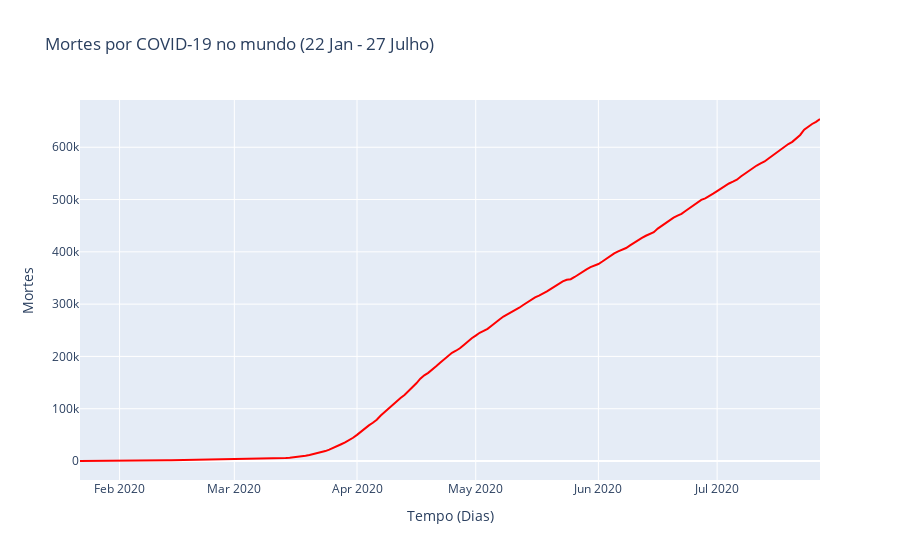

Notebook code cell kept with this figure:
### Markdown cell above
#### 3.2 Número de mortes

### Code cell
fig = go.Figure()
fig.add_trace(go.Scatter(x=df_daywise['Date'], y=df_daywise['Deaths'],line={'color':'red'}))
fig.update_layout(title="Mortes por COVID-19 no mundo (22 Jan - 27 Julho)",
                  xaxis_title = "Tempo (Dias)",
                  yaxis_title = "Mortes")
fig.show()

### Figure 1 — Plotly figure (JSON) as saved in the notebook; plotly's stock layout.template omitted (floating-point values rounded to 4 significant figures; data arrays with more than 128 entries replaced by an {"elided": "..."} marker saying what was removed)
{"data": [{"line": {"color": "red"}, "type": "scatter", "x": {"elided": "188 str values"}, "y": {"elided": "188 int values"}}], "layout": {"title": {"text": "Mortes por COVID-19 no mundo (22 Jan - 27 Julho)"}, "xaxis": {"title": {"text": "Tempo (Dias)"}}, "yaxis": {"title": {"text": "Mortes"}}}}
